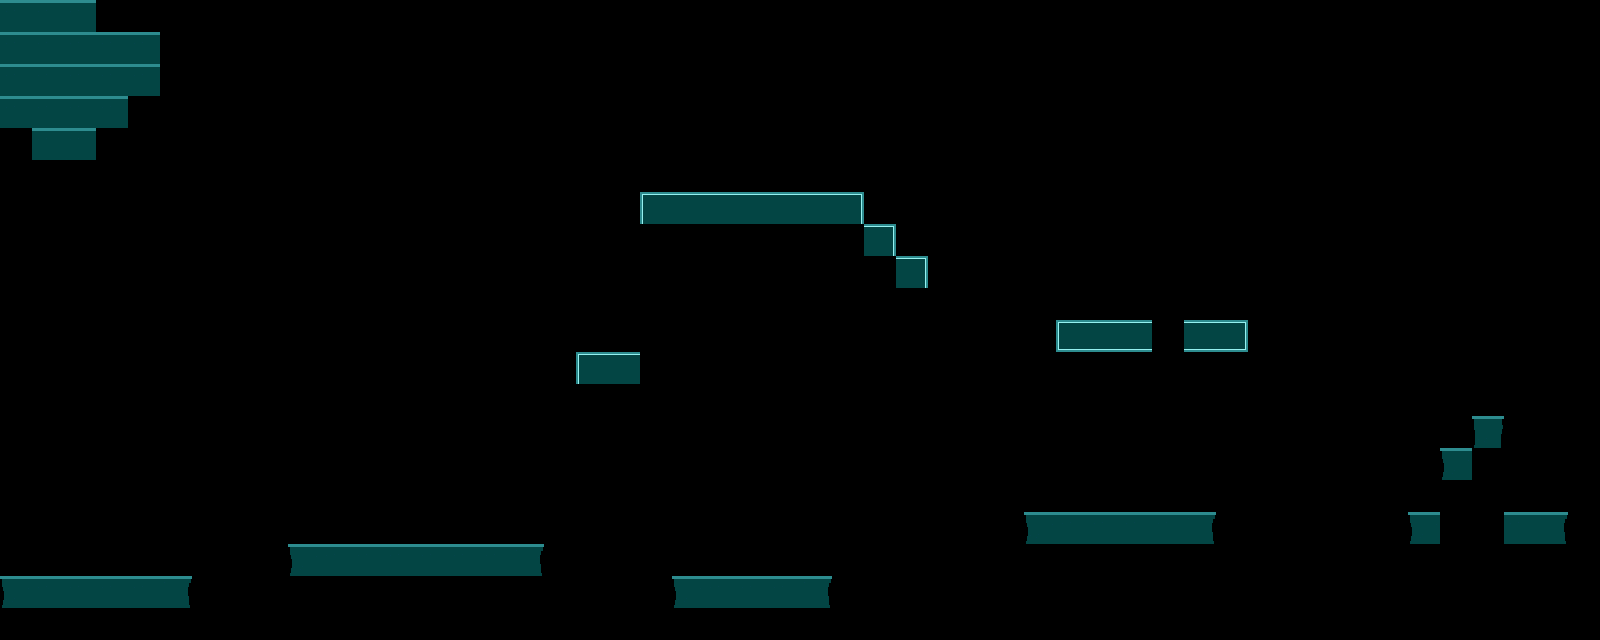

Tiled map render using the project's own tile images. Description and the map definition, with tile-layer contents summarised, below:
An orthogonal 50x20 tile map with 32x32 px tiles, 1 tile layer (Tile Layer 1).

<map version="1.0" orientation="orthogonal" renderorder="right-down" width="50" height="20" tilewidth="32" tileheight="32" nextobjectid="1">
 <tileset firstgid="1" name="tiles-basecolour" tilewidth="32" tileheight="32">
  <image source="tiles-basecolour.png" width="3200" height="32" />
  <tile id="35">
   <properties>
    <property name="collidable" value="true" />
    <property name="tileset" value="tiles-basecolour" />
   </properties>
  </tile>
 </tileset>
 <layer name="Tile Layer 1" width="50" height="20">
  <properties>
   <property name="collidable" value="true" />
   <property name="tileset" value="tiles-basecolour" />
  </properties>
  <data>[1000 cells, 65 non-empty, 10 distinct tile ids]</data>
 </layer>
</map>